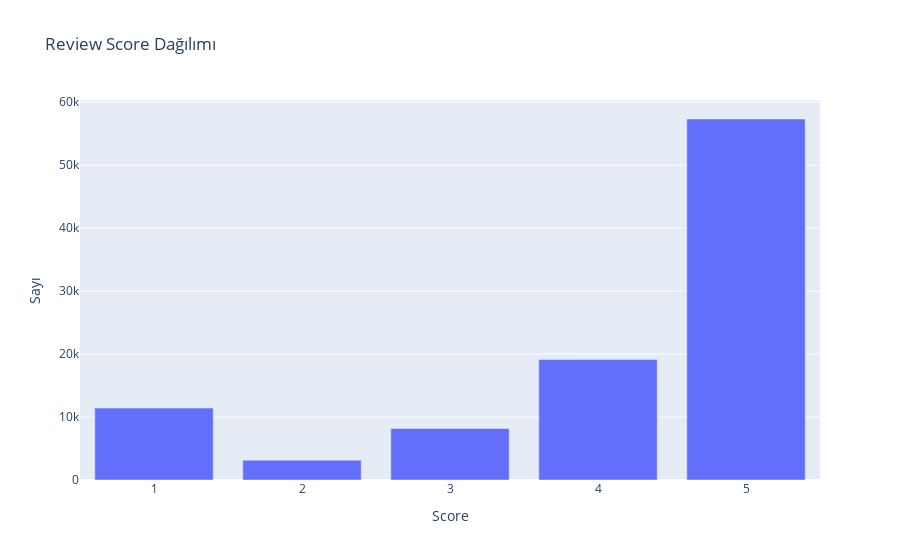

This figure's notebook cell:
### Markdown cell above
---
## ⭐ Adım 4: Review Score Analizi

Müşteri memnuniyetinin doğrudan göstergesi

### Code cell
# Review score dağılımı
query = '''
SELECT review_score, COUNT(*) as count
FROM order_reviews
GROUP BY review_score
ORDER BY review_score
'''

with engine.connect() as conn:
    reviews = pd.read_sql(text(query), conn)

print('⭐ Review Score Dağılımı')
print('='*40)
total = reviews['count'].sum()
for _, row in reviews.iterrows():
    pct = row['count'] / total * 100
    bar = '█' * int(pct/2)
    print(f'{int(row["review_score"])} yıldız: {bar} {pct:.1f}%')

dusuk = reviews[reviews['review_score'] <= 2]['count'].sum() / total * 100
print(f'\n🔴 Düşük review oranı (1-2): {dusuk:.1f}%')

fig = px.bar(reviews, x='review_score', y='count',
             title='Review Score Dağılımı',
             labels={'review_score': 'Score', 'count': 'Sayı'})
fig.show()

### Figure 1 — Plotly figure (JSON) as saved in the notebook; plotly's stock layout.template omitted (floating-point values rounded to 4 significant figures)
{"data": [{"alignmentgroup": "True", "hovertemplate": "Score=%{x}<br>Sayı=%{y}<extra></extra>", "legendgroup": "", "marker": {"color": "#636efa", "pattern": {"shape": ""}}, "name": "", "offsetgroup": "", "orientation": "v", "showlegend": false, "textposition": "auto", "type": "bar", "x": [1, 2, 3, 4, 5], "xaxis": "x", "y": [11424, 3151, 8179, 19142, 57328], "yaxis": "y"}], "layout": {"barmode": "relative", "legend": {"tracegroupgap": 0}, "title": {"text": "Review Score Dağılımı"}, "xaxis": {"anchor": "y", "domain": [0, 1], "title": {"text": "Score"}}, "yaxis": {"anchor": "x", "domain": [0, 1], "title": {"text": "Sayı"}}}}
